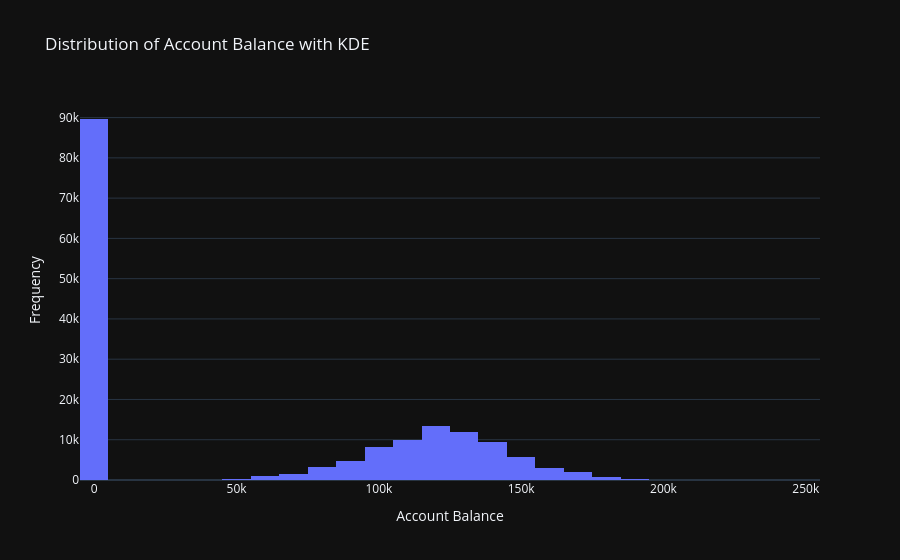

Here is the notebook cell this chart was saved with:
### Code cell
import plotly.express as px
import pandas as pd

fig = px.histogram(df, x='Balance', nbins=30,
                   labels={'Balance': 'Account Balance'},
                   title='Distribution of Account Balance with KDE',
                    template='plotly_dark')

fig.update_layout(
    xaxis_title='Account Balance',
    yaxis_title='Frequency',
    )

# Show the plot
fig.show()

### Figure 1 — Plotly figure (JSON) as saved in the notebook; plotly's stock layout.template omitted (floating-point values rounded to 4 significant figures; data arrays with more than 128 entries replaced by an {"elided": "..."} marker saying what was removed)
{"data": [{"alignmentgroup": "True", "bingroup": "x", "hovertemplate": "Account Balance=%{x}<br>count=%{y}<extra></extra>", "legendgroup": "", "marker": {"color": "#636efa", "pattern": {"shape": ""}}, "name": "", "nbinsx": 30, "offsetgroup": "", "orientation": "v", "showlegend": false, "type": "histogram", "x": {"elided": "165034 float values"}, "xaxis": "x", "yaxis": "y"}], "layout": {"barmode": "relative", "legend": {"tracegroupgap": 0}, "title": {"text": "Distribution of Account Balance with KDE"}, "xaxis": {"anchor": "y", "domain": [0, 1], "title": {"text": "Account Balance"}}, "yaxis": {"anchor": "x", "domain": [0, 1], "title": {"text": "Frequency"}}}}
